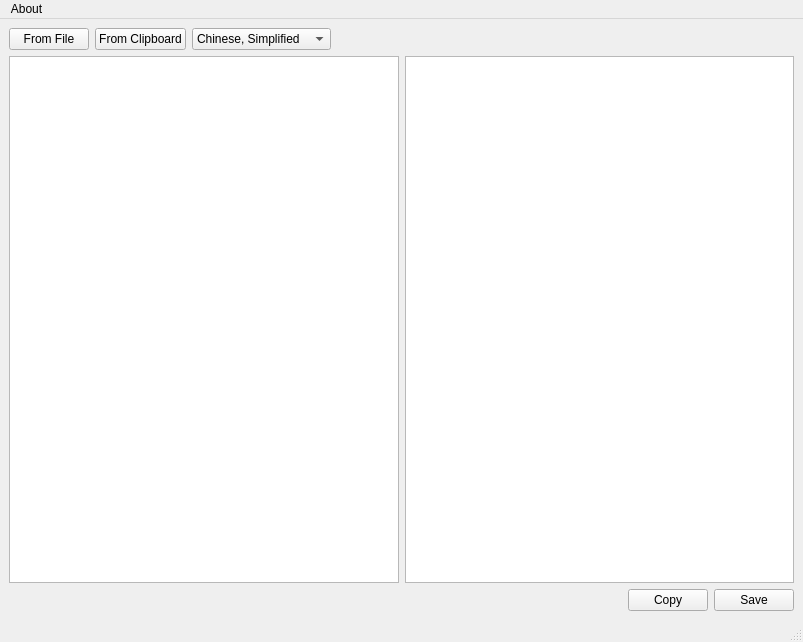
<?xml version="1.0" encoding="UTF-8"?>
<ui version="4.0">
 <class>MainWindow</class>
 <widget class="QMainWindow" name="MainWindow">
  <property name="geometry">
   <rect>
    <x>0</x>
    <y>0</y>
    <width>803</width>
    <height>642</height>
   </rect>
  </property>
  <property name="windowTitle">
   <string>Minerva - Text Getter From Pictures</string>
  </property>
  <widget class="QWidget" name="centralwidget">
   <layout class="QVBoxLayout" name="verticalLayout">
    <item>
     <layout class="QHBoxLayout" name="horizontalLayout">
      <item>
       <widget class="QPushButton" name="btnFromFile">
        <property name="text">
         <string>From File</string>
        </property>
       </widget>
      </item>
      <item>
       <widget class="QPushButton" name="btnFromCb">
        <property name="text">
         <string>From Clipboard</string>
        </property>
       </widget>
      </item>
      <item>
       <widget class="QComboBox" name="comboBoxLang">
        <property name="editable">
         <bool>false</bool>
        </property>
        <property name="currentIndex">
         <number>1</number>
        </property>
        <item>
         <property name="text">
          <string>English</string>
         </property>
        </item>
        <item>
         <property name="text">
          <string>Chinese, Simplified</string>
         </property>
        </item>
        <item>
         <property name="text">
          <string>Chinese, Traditional</string>
         </property>
        </item>
        <item>
         <property name="text">
          <string>Japanese</string>
         </property>
        </item>
        <item>
         <property name="text">
          <string>Korean</string>
         </property>
        </item>
       </widget>
      </item>
      <item>
       <spacer name="horizontalSpacer">
        <property name="orientation">
         <enum>Qt::Horizontal</enum>
        </property>
        <property name="sizeHint" stdset="0">
         <size>
          <width>40</width>
          <height>20</height>
         </size>
        </property>
       </spacer>
      </item>
     </layout>
    </item>
    <item>
     <layout class="QHBoxLayout" name="horizontalLayout_2">
      <item>
       <widget class="QGraphicsView" name="graphicsView"/>
      </item>
      <item>
       <widget class="QTextBrowser" name="textBrowser"/>
      </item>
     </layout>
    </item>
    <item>
     <layout class="QHBoxLayout" name="horizontalLayout_3">
      <item>
       <spacer name="horizontalSpacer_2">
        <property name="orientation">
         <enum>Qt::Horizontal</enum>
        </property>
        <property name="sizeHint" stdset="0">
         <size>
          <width>40</width>
          <height>20</height>
         </size>
        </property>
       </spacer>
      </item>
      <item>
       <widget class="QPushButton" name="btnCopy">
        <property name="text">
         <string>Copy</string>
        </property>
       </widget>
      </item>
      <item>
       <widget class="QPushButton" name="btnSave">
        <property name="text">
         <string>Save</string>
        </property>
       </widget>
      </item>
     </layout>
    </item>
   </layout>
  </widget>
  <widget class="QMenuBar" name="menubar">
   <property name="geometry">
    <rect>
     <x>0</x>
     <y>0</y>
     <width>803</width>
     <height>23</height>
    </rect>
   </property>
   <widget class="QMenu" name="menuAbout">
    <property name="title">
     <string>About</string>
    </property>
    <addaction name="actionAbout_Minerva"/>
   </widget>
   <addaction name="menuAbout"/>
  </widget>
  <widget class="QStatusBar" name="statusbar"/>
  <action name="actionAbout_Minerva">
   <property name="text">
    <string>About Minerva</string>
   </property>
  </action>
 </widget>
 <resources/>
 <connections/>
</ui>
